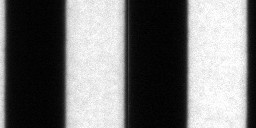
#> input picture Images/normal/1008_LDR1TD7AA_00074_1_42.JPG, 256 x 128 px; its folder holds only this picture in this run
$ python LLM_BASE_CLASSIFICATION.py
#> lines starting #> are read from the running program, lines starting #| are printed output that depends on the picture
# -*- coding: utf-8 -*-
"""
긴 이미지(128x256x3: 좌/우 128x128x3) 자동 분류 스크립트 - Ollama VLM 기반
- NORMAL_DIR의 정상 이미지로 임계값 τ 자동 캘리브레이션(유사도 하위 q 분위수)
- TEST_DIR의 이미지들을 좌/우로 분할해 Ollama(멀티모달)에게 비교 요청
- Ollama가 반환한 similarity(0~1)를 사용해 양품/불량 분류
- 결과를 CSV로 저장

필요 패키지:
  pip install pillow numpy requests
사전 준비:
  - Ollama 설치 후 모델 다운로드 예:
      ollama pull llama3.2-vision
    (또는 llava)
"""

import os
import csv
import json
import glob
import base64
import re
from typing import Tuple, List, Dict, Optional

import numpy as np
import requests
from PIL import Image

# =========================
# CONFIG: 여기만 수정하세요
# =========================
NORMAL_DIR = r"./Images/normal"   # 정상(캘리브레이션) 긴 이미지 폴더
TEST_DIR   = r"./Images/test"     # 테스트(분류) 긴 이미지 폴더

OLLAMA_HOST = "http://localhost:11434"
MODEL_NAME  = "llama3.2-vision"   # 또는 "llava", 환경에 맞게 변경
TIMEOUT_SEC = 120                 # Ollama 요청 타임아웃

OUT_CSV     = None  # None이면 TEST_DIR/result.csv 로 저장

# 이미지 크기/전처리
EXPECTED_HEIGHT = 128
EXPECTED_WIDTH  = 256
ALLOW_RESIZE    = True   # 128x256이 아니어도 강제 리사이즈

# 캘리브레이션 하위 분위수(q): 정상 유사도 분포의 하위 q를 τ로 설정
CALIB_QUANTILE  = 0.10   # 10% 권장(오탐 줄이기)

# 확장자
EXTS = (".jpg", ".jpeg", ".png", ".bmp", ".webp")

# =========================
# 이미지 유틸
# =========================
def load_image(path: str) -> Image.Image:
    return Image.open(path).convert("RGB")
#> returned value is the input picture: PIL image 256x128 RGB; min 0, max 255, mean 117.2

def split_long_image(img: Image.Image,
                     expect_hw: Tuple[int, int]=(EXPECTED_HEIGHT, EXPECTED_WIDTH),
                     allow_resize: bool=ALLOW_RESIZE) -> Tuple[Image.Image, Image.Image]:
    """
    긴 이미지(128x256x3)를 좌/우 128x128로 분할.
    - allow_resize=True이면, 입력이 정확히 128x256이 아니더라도 강제로 리사이즈.
    """
#> called with expect_hw = (128, 256), allow_resize = True
    H_exp, W_exp = expect_hw
    if allow_resize and (img.size != (W_exp, H_exp)):
        img = img.resize((W_exp, H_exp))
    w, h = img.size
#> w = 256; h = 128
    assert w % 2 == 0, "이미지 가로는 2로 나누어 떨어져야 합니다."
    left = img.crop((0, 0, w // 2, h))
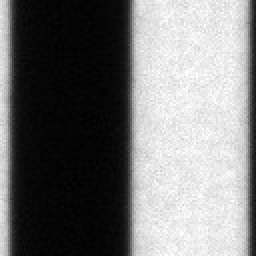
#> left: PIL image 128x128 RGB (shown 2 times larger); min 0, max 255, mean 118.5
    right = img.crop((w // 2, 0, w, h))
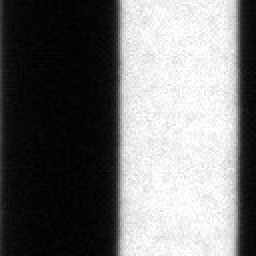
#> right: PIL image 128x128 RGB (shown 2 times larger); min 0, max 255, mean 115.9
    return left, right

def to_base64_jpeg(img: Image.Image, quality: int = 92) -> str:
    from io import BytesIO
    buf = BytesIO()
    img.save(buf, format="JPEG", quality=quality)
    return base64.b64encode(buf.getvalue()).decode("utf-8")

# =========================
# Ollama 호출: 두 이미지 비교 프롬프트
# =========================
PROMPT_TEMPLATE = """
두 개의 이미지를 비교해 유사도 점수를 0.0~1.0 사이로 주고, '양품'(유사) 또는 '불량'(차이 존재)로 라벨링하라.
반드시 JSON 한 줄만 출력:
{ "similarity": <0~1>, "label": "양품|불량", "reason": "<간단한 근거>" }

채점 가이드(권장):
- 거의 동일: similarity 0.90~1.00
- 약간의 경미한 차이: 0.60~0.89
- 분명한 차이/결함: 0.00~0.59

이미지는 왼쪽(첫 번째), 오른쪽(두 번째) 순서로 제공된다.
JSON 외 텍스트는 출력하지 말 것.
""".strip()

def ollama_compare_two(left_img: Image.Image, right_img: Image.Image) -> Dict:
    """
    Ollama /api/generate 엔드포인트로 멀티모달 비교 요청.
    - 모델이 JSON 한 줄을 반환하도록 프롬프트 강제
    - 실패 시 보수적으로 similarity=0.0, label="불량"
    """
    url = f"{OLLAMA_HOST}/api/generate"
    b64_left = to_base64_jpeg(left_img)
    b64_right = to_base64_jpeg(right_img)

    payload = {
        "model": MODEL_NAME,
        "prompt": PROMPT_TEMPLATE,
        "images": [b64_left, b64_right],
        "stream": False,
        # 필요 시 temperature 등 추가 가능: "options": {"temperature": 0}
    }

    try:
        resp = requests.post(url, json=payload, timeout=TIMEOUT_SEC)
        resp.raise_for_status()
        data = resp.json()
        text = data.get("response", "").strip()
        # JSON이 아닌 텍스트가 끼는 경우를 대비해 {} 블록만 추출
        json_str = extract_json_block(text)
        if json_str is None:
            # 마지막 시도로 따옴표 수정 등 간단 처리
            json_str = fallback_to_json_like(text)
        out = json.loads(json_str)
        sim = float(out.get("similarity", 0.0))
        lab = str(out.get("label", "불량")).strip()
        reason = str(out.get("reason", "")).strip()
        if lab not in ["양품", "불량"]:
            lab = "불량"
        sim = min(max(sim, 0.0), 1.0)
        return {"similarity": sim, "label": lab, "reason": reason, "raw": text}
    except Exception as e:
        return {"similarity": 0.0, "label": "불량", "reason": f"Ollama 실패: {e}", "raw": ""}

# [23 lines left out: functions extract_json_block, fallback_to_json_like, not called in this run]

# =========================
# 비교/캘리브레이션/분류
# =========================
def list_images(folder: str) -> List[str]:
    if not folder or not os.path.isdir(folder):
        return []
    files = []
    for ext in EXTS:
        files.extend(glob.glob(os.path.join(folder, f"*{ext}")))
    return sorted(files)

def compare_long_image(path: str,
                       expect_hw=(EXPECTED_HEIGHT, EXPECTED_WIDTH),
                       allow_resize=ALLOW_RESIZE) -> Dict:
    img = load_image(path)
    left, right = split_long_image(img, expect_hw=expect_hw, allow_resize=allow_resize)
    res = ollama_compare_two(left, right)
    # 이 스크립트에서는 최종 판정은 임계값 τ로 일관되게 결정
    return {"path": path, "similarity": float(res.get("similarity", 0.0)), "judge": res}

def calibrate_tau_from_folder(folder: str,
                              quantile: float=CALIB_QUANTILE,
                              expect_hw=(EXPECTED_HEIGHT, EXPECTED_WIDTH),
                              allow_resize=ALLOW_RESIZE) -> Dict:
    """
    정상 긴 이미지 폴더에서 좌/우 쌍 유사도 분포의 하위 q-분위수를 τ로 설정.
    """
    files = list_images(folder)
    sims: List[float] = []
    for f in files:
        try:
            r = compare_long_image(f, expect_hw=expect_hw, allow_resize=allow_resize)
            sims.append(r["similarity"])
        except Exception as e:
            print(f"[WARN] 캘리브레이션 실패: {f} - {e}")
    if not sims:
        return {"error": "no_files_or_embeddings", "folder": folder}
    sims = np.array(sims, dtype=np.float32)
    tau = float(np.quantile(sims, quantile))
    return {
        "tau": tau,
        "mean": float(np.mean(sims)),
        "std": float(np.std(sims)),
        "q": quantile,
        "n": int(len(sims)),
        "folder": folder
    }

# [36 lines left out: function classify_folder, not called in this run]

# =========================
# 메인: F5로 바로 실행
# =========================
def main():
    print(f"[INFO] Ollama 모델: {MODEL_NAME} @ {OLLAMA_HOST}")
    # 1) 캘리브레이션
    print("[INFO] 캘리브레이션 폴더:", NORMAL_DIR)
    cal = calibrate_tau_from_folder(NORMAL_DIR)
    if "error" in cal:
        raise RuntimeError(f"캘리브레이션 실패: {cal}")
    tau = cal["tau"]
    print("[INFO] 캘리브레이션 결과:")
    print(json.dumps(cal, ensure_ascii=False, indent=2))

    # 2) 테스트 분류
    print("[INFO] 테스트 폴더:", TEST_DIR)
    out_csv = OUT_CSV if OUT_CSV else os.path.join(TEST_DIR, "result.csv")
    res = classify_folder(TEST_DIR, tau, out_csv=out_csv)
    if "error" in res:
        raise RuntimeError(f"분류 실패: {res}")

    print("[INFO] 분류 완료:")
    print(json.dumps(res, ensure_ascii=False, indent=2))
    print(f"[INFO] 결과 CSV: {res['saved']}")

if __name__ == "__main__":
    main()
#> (the call stopped at in ollama_compare_two, `resp = requests.post(url, json=payload, timeout=TIMEOUT_SEC)`: requests is not available in this run)
